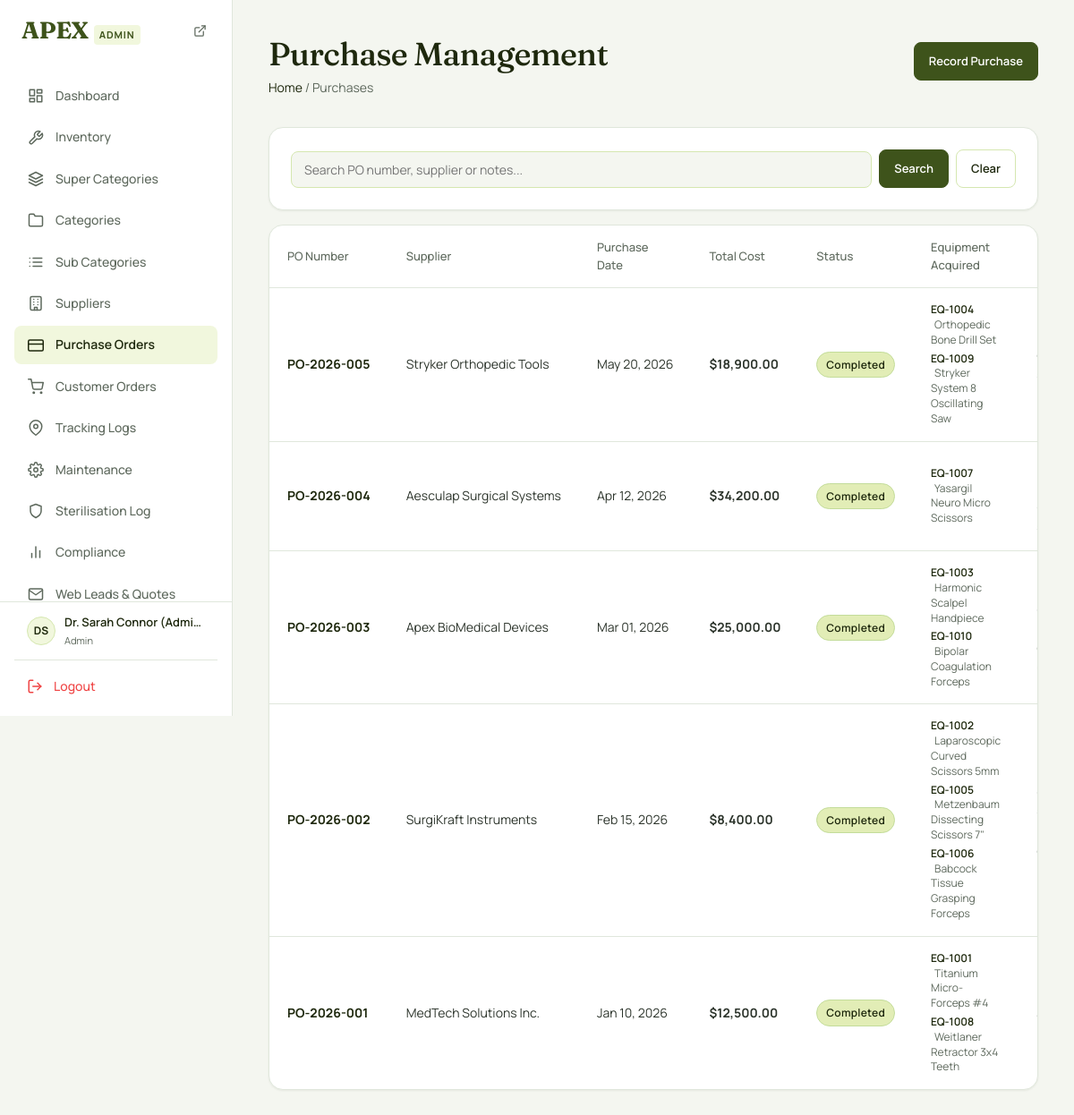
Page /purchases/purchases.php (signed in) on the committed database.
### tables this page shows
CREATE TABLE `purchases` (
  `id` INT AUTO_INCREMENT PRIMARY KEY,
  `purchase_order_number` VARCHAR(50) NOT NULL UNIQUE,
  `supplier_id` INT NOT NULL,
  `purchase_date` DATE NOT NULL,
  `total_cost` DECIMAL(10,2) NOT NULL DEFAULT 0.00,
  `status` ENUM('pending', 'completed', 'cancelled') NOT NULL DEFAULT 'completed',
  `notes` TEXT DEFAULT NULL,
  `created_at` DATETIME DEFAULT CURRENT_TIMESTAMP,
  `updated_at` DATETIME DEFAULT CURRENT_TIMESTAMP ON UPDATE CURRENT_TIMESTAMP,
  CONSTRAINT `fk_purchase_supplier` FOREIGN KEY (`supplier_id`) REFERENCES `suppliers`(`id`) ON DELETE CASCADE
);

CREATE TABLE `suppliers` (
  `id` INT AUTO_INCREMENT PRIMARY KEY,
  `name` VARCHAR(150) NOT NULL,
  `contact_person` VARCHAR(100) DEFAULT NULL,
  `email` VARCHAR(100) DEFAULT NULL,
  `phone` VARCHAR(30) DEFAULT NULL,
  `address` TEXT DEFAULT NULL,
  `created_at` DATETIME DEFAULT CURRENT_TIMESTAMP,
  `updated_at` DATETIME DEFAULT CURRENT_TIMESTAMP ON UPDATE CURRENT_TIMESTAMP
);

CREATE TABLE `equipment_inventory` (
  `id` INT AUTO_INCREMENT PRIMARY KEY,
  `equipment_code` VARCHAR(50) NOT NULL UNIQUE,
  `name` VARCHAR(150) NOT NULL,
  `category` VARCHAR(100) NOT NULL,
  `super_category_id` INT DEFAULT NULL,
  `category_id` INT DEFAULT NULL,
  `sub_category_id` INT DEFAULT NULL,
  `status` ENUM('available', 'in_use', 'under_maintenance', 'sterilising', 'retired') NOT NULL DEFAULT 'available',
  `current_location` VARCHAR(150) DEFAULT 'Main Store',
  `last_sterilised_at` DATETIME DEFAULT NULL,
  `purchase_date` DATE DEFAULT NULL,
  `warranty_expiry` DATE DEFAULT NULL,
  `serial_number` VARCHAR(100) DEFAULT NULL,
  `supplier_id` INT DEFAULT NULL,
  `purchase_id` INT DEFAULT NULL,
  `notes` TEXT DEFAULT NULL,
  `created_at` DATETIME DEFAULT CURRENT_TIMESTAMP,
  `updated_at` DATETIME DEFAULT CURRENT_TIMESTAMP ON UPDATE CURRENT_TIMESTAMP,
  CONSTRAINT `fk_equip_supplier` FOREIGN KEY (`supplier_id`) REFERENCES `suppliers`(`id`) ON DELETE SET NULL,
  CONSTRAINT `fk_equip_purchase` FOREIGN KEY (`purchase_id`) REFERENCES `purchases`(`id`) ON DELETE SET NULL,
  CONSTRAINT `fk_equip_super_cat` FOREIGN KEY (`super_category_id`) REFERENCES `super_categories`(`id`) ON DELETE SET NULL,
  CONSTRAINT `fk_equip_cat` FOREIGN KEY (`category_id`) REFERENCES `categories`(`id`) ON DELETE SET NULL,
  CONSTRAINT `fk_equip_subcat` FOREIGN KEY (`sub_category_id`) REFERENCES `sub_categories`(`id`) ON DELETE SET NULL
);

### purchases/purchases.php (the view, shortened to what this page needs)
<?php
$page    = max(1, (int) ($_GET['page'] ?? 1));
$perPage = 10;
$offset  = ($page - 1) * $perPage;
$search  = trim($_GET['search'] ?? '');
try {
    $pdo = getDbConnection();
    $where  = [];
    $whereClause = count($where) ? 'WHERE ' . implode(' AND ', $where) : '';
    $dataStmt = $pdo->prepare("
        SELECT p.*, s.name AS supplier_name
        FROM purchases p
        LEFT JOIN suppliers s ON p.supplier_id = s.id
        $whereClause
        ORDER BY p.purchase_date DESC, p.created_at DESC
        LIMIT :lim OFFSET :off
    ");
    $dataStmt->bindValue(':lim', $perPage, PDO::PARAM_INT);
    $dataStmt->bindValue(':off', $offset,  PDO::PARAM_INT);
    $dataStmt->execute();
    $purchases = $dataStmt->fetchAll();
    $purchaseItems = [];
    if (count($purchases) > 0) {
        $purchaseIds = array_column($purchases, 'id');
        $inClause = implode(',', array_map('intval', $purchaseIds));
        $itemStmt = $pdo->query("
            SELECT id, equipment_code, name, purchase_id
            FROM equipment_inventory
            WHERE purchase_id IN ($inClause)
            ORDER BY equipment_code ASC
        ");
        while ($row = $itemStmt->fetch()) {
            $purchaseItems[$row['purchase_id']][] = $row;
        }
    }
} catch (PDOException $e) {
    error_log($e->getMessage());
    $purchases = []; $totalRows = 0; $totalPages = 1;
}
require_once __DIR__ . '/../includes/header.php';
require_once __DIR__ . '/../includes/sidebar.php';
?>
<main class="main-content">
    <div class="page-header">
        <div>
            <h1 class="page-title">Purchase Management</h1>
            <p class="page-breadcrumb"><a href="/surgical_equipment/dashboard.php">Home</a> / Purchases</p>
        </div>
        <?php if ($role === 'admin'): ?>
            <a href="/surgical_equipment/purchases/add-purchase.php" class="btn btn-primary">Record Purchase</a>
        <?php endif; ?>
    </div>
    <div class="card mb-4">
        <form method="get" class="flex gap-2" style="flex-wrap:wrap; align-items:flex-end;">
            <div style="flex:2; min-width:200px;">
                <input type="text" name="search" class="form-control" placeholder="Search PO number, supplier or notes..."
                       value="<?= htmlspecialchars($search, ENT_QUOTES, 'UTF-8') ?>">
            </div>
            <div class="flex gap-2">
                <button type="submit" class="btn btn-primary">Search</button>
                <a href="/surgical_equipment/purchases/purchases.php" class="btn btn-secondary">Clear</a>
            </div>
        </form>
    </div>
    <div class="card" style="padding:0; overflow:hidden;">
        <div class="table-container">
            <table>
                <thead>
                    <tr>
                        <th>PO Number</th>
                        <th>Supplier</th>
                        <th>Purchase Date</th>
                        <th>Total Cost</th>
                        <th>Status</th>
                        <th>Equipment Acquired</th>
                        <th>Notes</th>
                    </tr>
                </thead>
                <tbody>
                    <?php if (count($purchases) > 0): ?>
                        <?php foreach ($purchases as $p): ?>
                            <tr>
                                <td style="white-space: nowrap;">
                                    <strong style="color:var(--color-text-heading);">
                                        <?= htmlspecialchars($p['purchase_order_number'] ?? '—', ENT_QUOTES, 'UTF-8') ?>
                                    </strong>
                                </td>
                                <td style="white-space: nowrap;"><?= htmlspecialchars($p['supplier_name'] ?? 'Unknown Supplier', ENT_QUOTES, 'UTF-8') ?></td>
                                <td style="white-space: nowrap;"><?= !empty($p['purchase_date']) ? date('M d, Y', strtotime($p['purchase_date'])) : '—' ?></td>
                                <td style="white-space: nowrap;">
                                    <strong>$<?= number_format((float) ($p['total_cost'] ?? 0), 2) ?></strong>
                                </td>
                                <td style="white-space: nowrap;">
                                    <span class="status-badge status-<?= htmlspecialchars($p['status'] ?? 'completed', ENT_QUOTES, 'UTF-8') ?>">
                                        <?= htmlspecialchars(ucfirst($p['status'] ?? 'completed'), ENT_QUOTES, 'UTF-8') ?>
                                    </span>
                                </td>
                                <td>
                                    <?php if (!empty($purchaseItems[$p['id']])): ?>
                                        <div style="display:flex; flex-direction:column; gap:4px; max-width:280px;">
                                            <?php foreach ($purchaseItems[$p['id']] as $item): ?>
                                                <div style="font-size:0.75rem; line-height:1.4;">
                                                    <a href="/surgical_equipment/equipment/equipment-details.php?id=<?= (int)$item['id'] ?>" style="font-weight:600; color:var(--color-text-heading);">
                                                        <?= htmlspecialchars($item['equipment_code'], ENT_QUOTES, 'UTF-8') ?>
                                                    </a>
                                                    <span class="text-muted" style="margin-left:4px;"><?= htmlspecialchars($item['name'], ENT_QUOTES, 'UTF-8') ?></span>
                                                </div>
                                            <?php endforeach; ?>
                                        </div>
                                    <?php else: ?>
                                        <span class="text-muted" style="font-size:0.75rem;">None linked</span>
                                    <?php endif; ?>
                                </td>
                                <td>
                                </td>
                            </tr>
                        <?php endforeach; ?>
                    <?php endif; ?>
                </tbody>
            </table>
        </div>
    </div>
</main>
<?php require_once __DIR__ . '/../includes/footer.php'; ?>

### rows in the picture
purchases: purchase_order_number "PO-2026-005", supplier.name "Stryker Orthopedic Tools", purchase_date "May 20, 2026", total_cost "18,900.00", status "Completed"
equipment_inventory: equipment_code "EQ-1004", name "Orthopedic Bone Drill Set"
equipment_inventory: equipment_code "EQ-1009", name "Stryker System 8 Oscillating Saw"
purchases: purchase_order_number "PO-2026-004", supplier.name "Aesculap Surgical Systems", purchase_date "Apr 12, 2026", total_cost "34,200.00", status "Completed"
equipment_inventory: equipment_code "EQ-1007", name "Yasargil Neuro Micro Scissors"
purchases: purchase_order_number "PO-2026-003", supplier.name "Apex BioMedical Devices", purchase_date "Mar 01, 2026", total_cost "25,000.00", status "Completed"
equipment_inventory: equipment_code "EQ-1003", name "Harmonic Scalpel Handpiece"
equipment_inventory: equipment_code "EQ-1010", name "Bipolar Coagulation Forceps"
purchases: purchase_order_number "PO-2026-002", supplier.name "SurgiKraft Instruments", purchase_date "Feb 15, 2026", total_cost "8,400.00", status "Completed"
equipment_inventory: equipment_code "EQ-1002", name "Laparoscopic Curved Scissors 5mm"
equipment_inventory: equipment_code "EQ-1005", name "Metzenbaum Dissecting Scissors 7\""
equipment_inventory: equipment_code "EQ-1006", name "Babcock Tissue Grasping Forceps"
purchases: purchase_order_number "PO-2026-001", supplier.name "MedTech Solutions Inc.", purchase_date "Jan 10, 2026", total_cost "12,500.00", status "Completed"
equipment_inventory: equipment_code "EQ-1001", name "Titanium Micro-Forceps #4"
equipment_inventory: equipment_code "EQ-1008", name "Weitlaner Retractor 3x4 Teeth"

### other values in the picture
$menuItem['label'] "Dashboard"
$menuItem['label'] "Inventory"
$menuItem['label'] "Super Categories"
$menuItem['label'] "Categories"
$menuItem['label'] "Sub Categories"
$menuItem['label'] "Suppliers"
$menuItem['label'] "Purchase Orders"
$menuItem['label'] "Customer Orders"
$menuItem['label'] "Tracking Logs"
$menuItem['label'] "Maintenance"
$menuItem['label'] "Sterilisation Log"
$menuItem['label'] "Compliance"
$menuItem['label'] "Web Leads & Quotes"
$initials "DS"
$fullName "Dr. Sarah Connor (Admin)"
